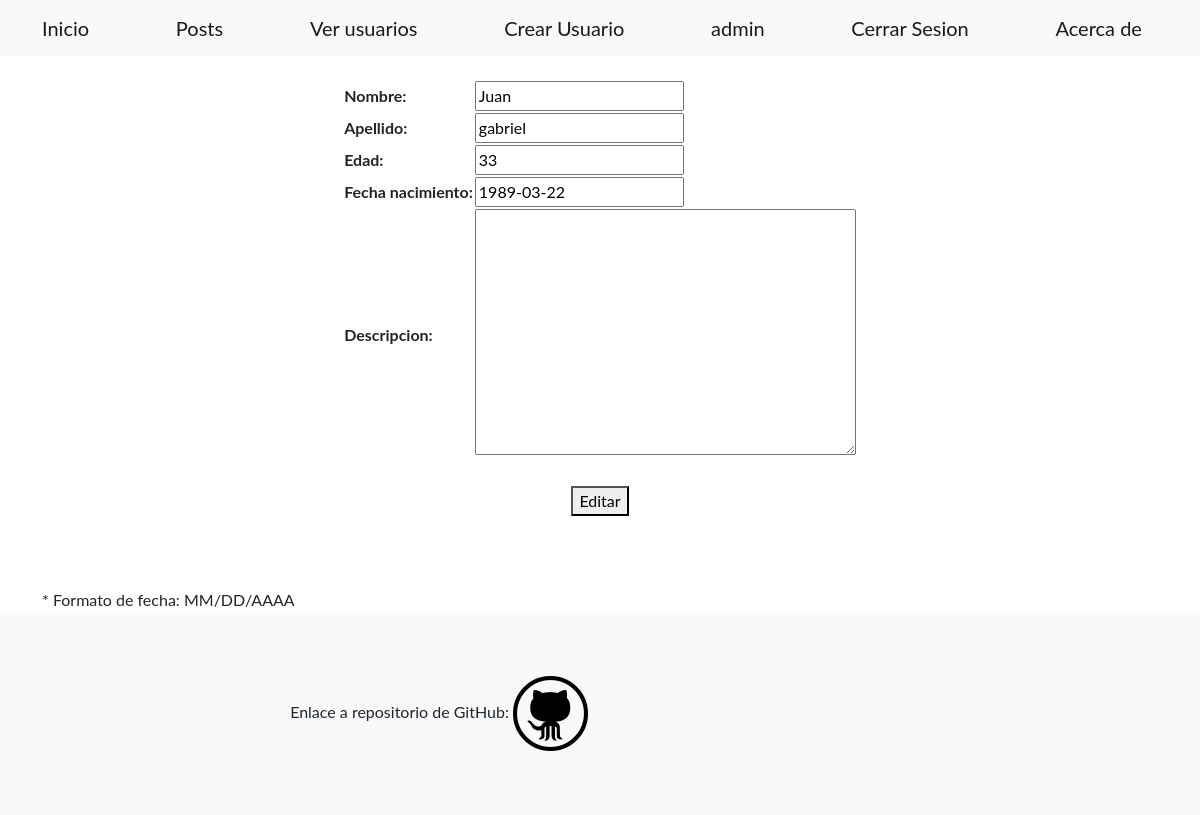
Page /usuarios/editar/26 (signed in) on the earlier database version.
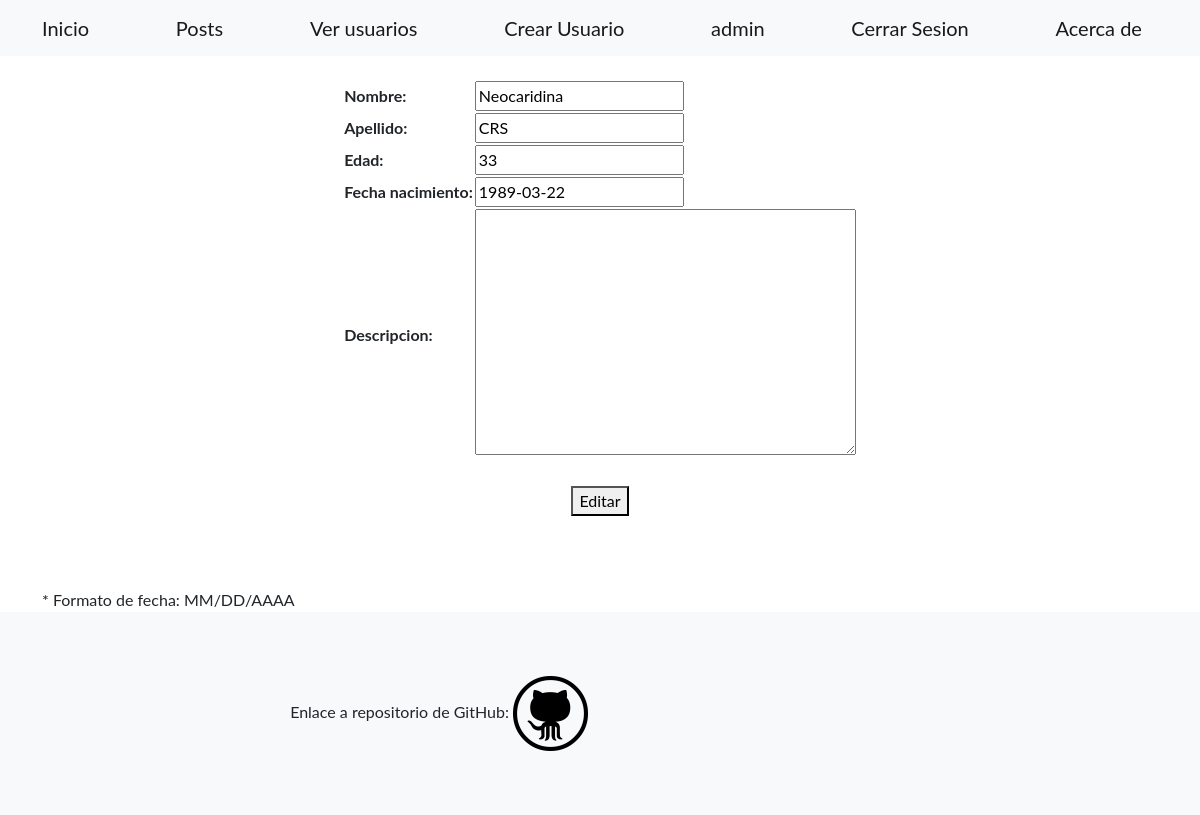
Same page on the later database version.
### home/models.py (models this page shows, shortened)
class Usuario(models.Model):
    nombre = models.CharField(max_length=30)
    apellido = models.CharField(max_length=30)
    edad = models.IntegerField()
    fecha_nacimiento = models.DateField()
    descripcion = RichTextField(null=True)
    imagen = models.ImageField(upload_to='imagen',null=True, blank=True)

### home/views.py (the view)
# urls.py: path('usuarios/editar/<int:pk>', views.EditarUsuarios.as_view(), name="editar_usuario"),
class EditarUsuarios(LoginRequiredMixin, UpdateView):
    model = Usuario
    success_url = '/usuarios/'
    template_name = 'home/editar_usuario.html'
    fields = ['nombre','apellido','edad','fecha_nacimiento','descripcion']

### home/templates/home/editar_usuario.html (shortened to what this page needs)
{% extends 'home/base.html'%}
{% block cuerpo %}
<br>
<form action={% url 'editar_usuario' usuario.id %} method="POST">
    <table align="center">
        {{ form }}
    </table>
<br>
    <center><button>Editar</button></center>
    <br><br><br>
    * Formato de fecha: MM/DD/AAAA
</form>
{% endblock cuerpo %}

Differences in the rows shown:
changed Usuario: nombre "Juan" → "Neocaridina"; apellido "gabriel" → "CRS"
